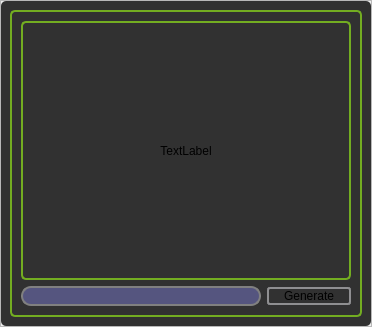
<?xml version="1.0" encoding="UTF-8"?>
<ui version="4.0">
 <class>Form</class>
 <widget class="QWidget" name="Form">
  <property name="geometry">
   <rect>
    <x>0</x>
    <y>0</y>
    <width>372</width>
    <height>327</height>
   </rect>
  </property>
  <property name="windowTitle">
   <string>QrCode</string>
  </property>
  <layout class="QGridLayout" name="gridLayout_2">
   <property name="leftMargin">
    <number>0</number>
   </property>
   <property name="topMargin">
    <number>0</number>
   </property>
   <property name="rightMargin">
    <number>0</number>
   </property>
   <property name="bottomMargin">
    <number>0</number>
   </property>
   <property name="spacing">
    <number>0</number>
   </property>
   <item row="0" column="0">
    <layout class="QGridLayout" name="gridLayout">
     <item row="0" column="0">
      <widget class="QFrame" name="frame_01">
       <property name="frameShape">
        <enum>QFrame::StyledPanel</enum>
       </property>
       <property name="frameShadow">
        <enum>QFrame::Raised</enum>
       </property>
       <layout class="QGridLayout" name="gridLayout_3">
        <property name="leftMargin">
         <number>0</number>
        </property>
        <property name="topMargin">
         <number>0</number>
        </property>
        <property name="rightMargin">
         <number>0</number>
        </property>
        <property name="bottomMargin">
         <number>0</number>
        </property>
        <property name="spacing">
         <number>0</number>
        </property>
        <item row="0" column="0">
         <widget class="QFrame" name="frame_02">
          <property name="cursor">
           <cursorShape>ArrowCursor</cursorShape>
          </property>
          <property name="styleSheet">
           <string notr="true">background-color: rgb(49, 49, 49);
border-radius: 5px;</string>
          </property>
          <property name="frameShape">
           <enum>QFrame::StyledPanel</enum>
          </property>
          <property name="frameShadow">
           <enum>QFrame::Raised</enum>
          </property>
          <layout class="QGridLayout" name="gridLayout_4">
           <item row="1" column="0">
            <widget class="QFrame" name="frame">
             <property name="styleSheet">
              <string notr="true">QFrame {
	border-radius: 5px;
	border: 2px solid #73AD21;
}</string>
             </property>
             <property name="frameShape">
              <enum>QFrame::StyledPanel</enum>
             </property>
             <property name="frameShadow">
              <enum>QFrame::Raised</enum>
             </property>
             <layout class="QGridLayout" name="gridLayout_5">
              <item row="0" column="0">
               <layout class="QVBoxLayout" name="verticalLayout">
                <item>
                 <widget class="QLabel" name="QrCode">
                  <property name="text">
                   <string>TextLabel</string>
                  </property>
                  <property name="alignment">
                   <set>Qt::AlignCenter</set>
                  </property>
                  <property name="margin">
                   <number>20</number>
                  </property>
                 </widget>
                </item>
                <item>
                 <layout class="QHBoxLayout" name="horizontalLayout">
                  <item>
                   <widget class="QLineEdit" name="lineEdit_url">
                    <property name="styleSheet">
                     <string notr="true">QLineEdit {
    border: 2px solid gray;
    border-radius: 10px;
    padding: 0 8px;
    background: rgb(85, 85, 127);
    selection-background-color: darkgray;
}</string>
                    </property>
                   </widget>
                  </item>
                  <item>
                   <widget class="QPushButton" name="pushButton_generate">
                    <property name="cursor">
                     <cursorShape>PointingHandCursor</cursorShape>
                    </property>
                    <property name="styleSheet">
                     <string notr="true">QPushButton {
    border: 2px solid #8f8f91;
    border-radius: 3px;
    background-color: qlineargradient(x1: 0, y1: 0, x2: 0, y2: 1,
                                      stop: 0 #B0B3BC, stop: 1 #878DA0);
    min-width: 80px;
}

QPushButton:pressed {
    background-color: qlineargradient(x1: 0, y1: 0, x2: 0, y2: 1,
                                      stop: 0 #878DA0, stop: 1 #B0B3BC);
}

QPushButton:flat {
    border: none; /* no border for a flat push button */
}

QPushButton:default {
    border-color: navy; /* make the default button prominent */
}</string>
                    </property>
                    <property name="text">
                     <string>Generate</string>
                    </property>
                   </widget>
                  </item>
                 </layout>
                </item>
               </layout>
              </item>
             </layout>
            </widget>
           </item>
          </layout>
         </widget>
        </item>
       </layout>
      </widget>
     </item>
    </layout>
   </item>
  </layout>
 </widget>
 <resources/>
 <connections/>
</ui>
